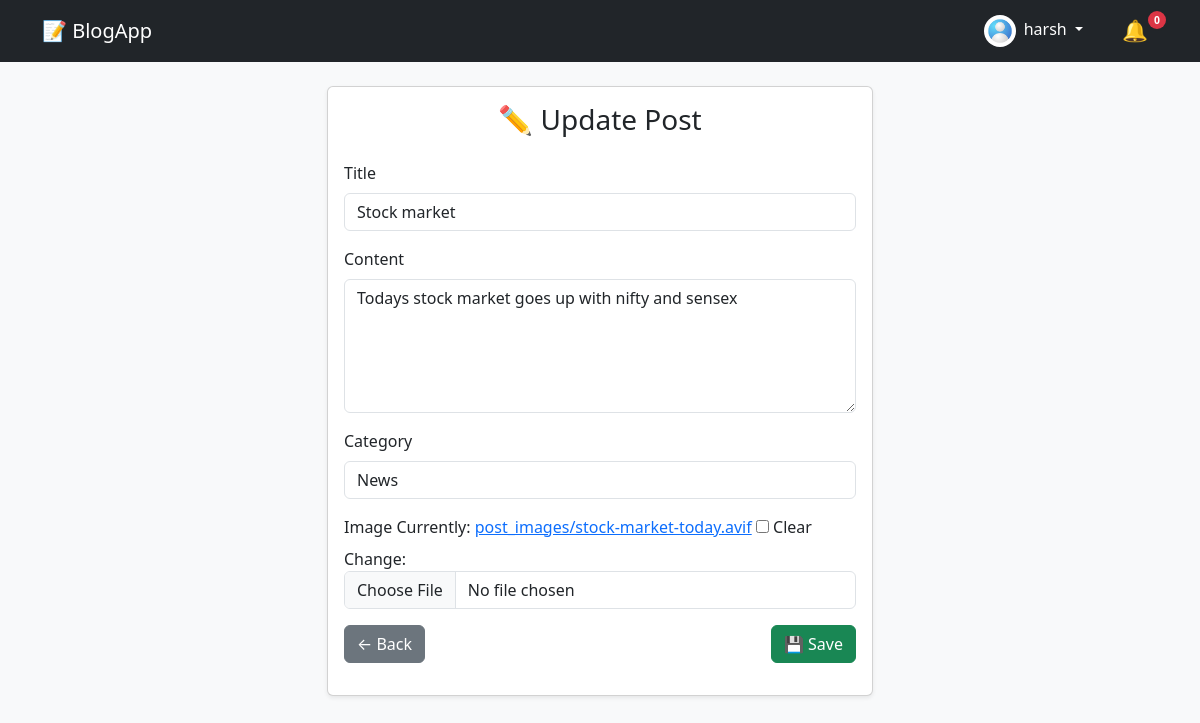
The app's page /post/14/edit/ (signed in) with its own data.
### blogapp/models.py (models this page shows, shortened)
class Profile(models.Model):
    user = models.OneToOneField(User, on_delete=models.CASCADE)
    profile_pic = models.ImageField(blank=True, null=True)
    bio = models.TextField(blank=True, null=True)
    followers = models.ManyToManyField(User, related_name="following", blank=True)
    created_at = models.DateTimeField(auto_now_add=True)

class Post(models.Model):
    author = models.ForeignKey(User, on_delete=models.CASCADE)
    category = models.ForeignKey(Category, on_delete=models.CASCADE)
    title = models.CharField(max_length=50)
    content = models.TextField()
    image = models.ImageField(null=True, blank=True)
    created_at = models.DateTimeField(auto_now_add=True)
    likes = models.ManyToManyField(User, related_name="liked_posts", blank=True)
    views = models.IntegerField(default=0)

### blogapp/views.py (the view, shortened to what this page needs)
# urls.py: path('post/<int:pk>/edit/', PostUpdateView.as_view(), name='post_update'),
class PostUpdateView(LoginRequiredMixin, UpdateView):
    model = Post
    fields = ['title', 'content', 'category', 'image']
    template_name = "blog/post_form.html"
    success_url = reverse_lazy("post_list")
    def get_queryset(self):
        return Post.objects.filter(author=self.request.user)
    def get_form(self, form_class=None):
        form = super().get_form(form_class)
        for field in form.fields.values():
            field.widget.attrs['class'] = 'form-control'
            form.fields['content'].widget.attrs.update({
            'class': 'form-control',
            'rows': 5
        })
        return form

### blogapp/context_processors.py (called while the page is built)
def notification_count(request):
    if request.user.is_authenticated:
        count = Notification.objects.filter(
            user=request.user,
            is_read=False
        ).count()
    else:
        count = 0
    return {'notification_count': count}

### blogapp/models.py (called while the page is built)
    def __str__(self):
        return self.name

### blogapp/templates/blog/post_form.html (shortened to what this page needs)
{% extends 'base.html' %}
{% load static %}
{% block content %}
<div class="row justify-content-center">
    <div class="col-md-6">
        <div class="card shadow-sm">
            <div class="card-body">
                <h3 class="mb-4 text-center">
                    {% if object %}
                        ✏️ Update Post
                    {% else %}
                        ➕ Create New Post
                    {% endif %}
                </h3>
                <form method="post" enctype="multipart/form-data">
                    <div class="mb-3">
                        <label class="form-label">Title</label>
                        {{ form.title }}
                    </div>
                    <div class="mb-3">
                        <label class="form-label">Content</label>
                        {{ form.content }}
                    </div>
                    <div class="mb-3">
                        <label class="form-label">Category</label>
                        {{ form.category }}
                    </div>
                    <div class="mb-3">
                        <label class="form-label">Image</label>
                        {{ form.image }}
                    </div>
                    <div class="d-flex justify-content-between">
                        <a href="{% url 'post_list' %}" class="btn btn-secondary">
                            ← Back
                        </a>
                        <button type="submit" class="btn btn-success">
                            💾 Save
                        </button>
                    </div>
                </form>
            </div>
        </div>
    </div>
</div>
{% endblock %}

### blogapp/templates/base.html (shortened to what this page needs)
{% load static %}
<html>
<head>
    <link href="https://cdn.jsdelivr.net/npm/bootstrap@5.3.0/dist/css/bootstrap.min.css" rel="stylesheet">
    <link rel="stylesheet" href="{% static 'css/style.css' %}">
</head>
<body class="bg-light">
    <nav class="navbar navbar-expand-lg navbar-dark bg-dark">
        <div class="container">
            <a class="navbar-brand" href="{% url 'post_list' %}">📝 BlogApp</a>
            <div class="d-flex align-items-center gap-3">
                <div class="dropdown">
                    <button class="btn btn-link dropdown-toggle text-white text-decoration-none" type="button"
                        data-bs-toggle="dropdown" aria-expanded="false">
                        {% if user.is_authenticated %}
                            {% if request.user.profile.profile_pic %}
                                <img src="{{ request.user.profile.profile_pic.url }}" alt="Avatar"
                                    style="width: 32px; height: 32px; border-radius: 50%; object-fit: cover;">
                            {% else %}
                                <div style="width: 32px; height: 32px; background: #667eea; border-radius: 50%; display: inline-flex; align-items: center; justify-content: center; color: white;">
                                    {{ request.user.username|make_list|first|upper }}
                                </div>
                            {% endif %}
                        {% else %}
                            <img src="{% static 'images/default-avatar.png' %}" alt="Avatar"
                                style="width: 32px; height: 32px; border-radius: 50%; object-fit: cover;">
                        {% endif %}
                        <span class="ms-1">{{ request.user.username|default:'Guest' }}</span>
                    </button>
                </div>
                {% if request.user.is_authenticated %}
                <div class="notification-wrapper" id="wrapper">
                    <a href="{% url 'notifications' %}" class="notification-bell-link" id="notificationBellLink">
                        🔔
                        <span id="notif-count" class="notification-badge">0</span>
                    </a>
                </div>
                {% endif %}
            </div>
        </div>
    </nav>
    <div class="container mt-4">
        {% block content %}
        {% endblock %}
    </div>
</body>
</html>

### blogapp/static/css/style.css (style rules this page uses)
#wrapper { position: relative; display: inline-block; }
#wrapper a { position: relative; display: inline-flex; align-items: center; gap: 5px; font-size: 1.3rem; text-decoration: none; padding: 5px 10px; border-radius: 50%; transition: all 0.2s; }
#notif-count { position: absolute; top: 1px; right: -8px; background: #dc3545; color: white !important; font-size: 0.65rem; font-weight: bold; min-width: 18px; height: 18px; padding: 0 5px; border-radius: 50%; display: inline-flex; align-items: center; justify-content: center; box-shadow: 0 0 0 2px #212529; }

### records on screen
Post: title "Stock market", content "Todays stock market goes up with nifty and sensex", category "News"

### other values on screen
{{ request.user.username|default:'Guest' }} "harsh"
